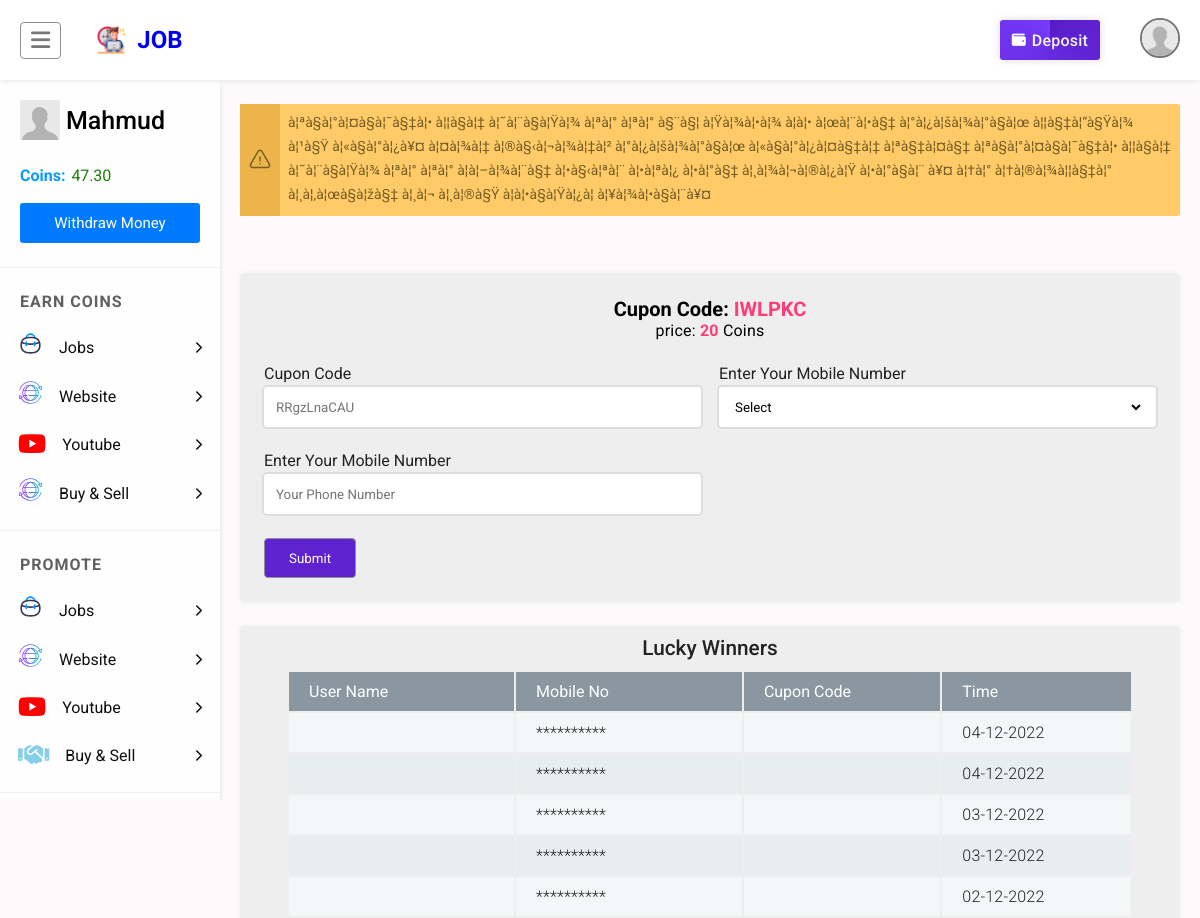
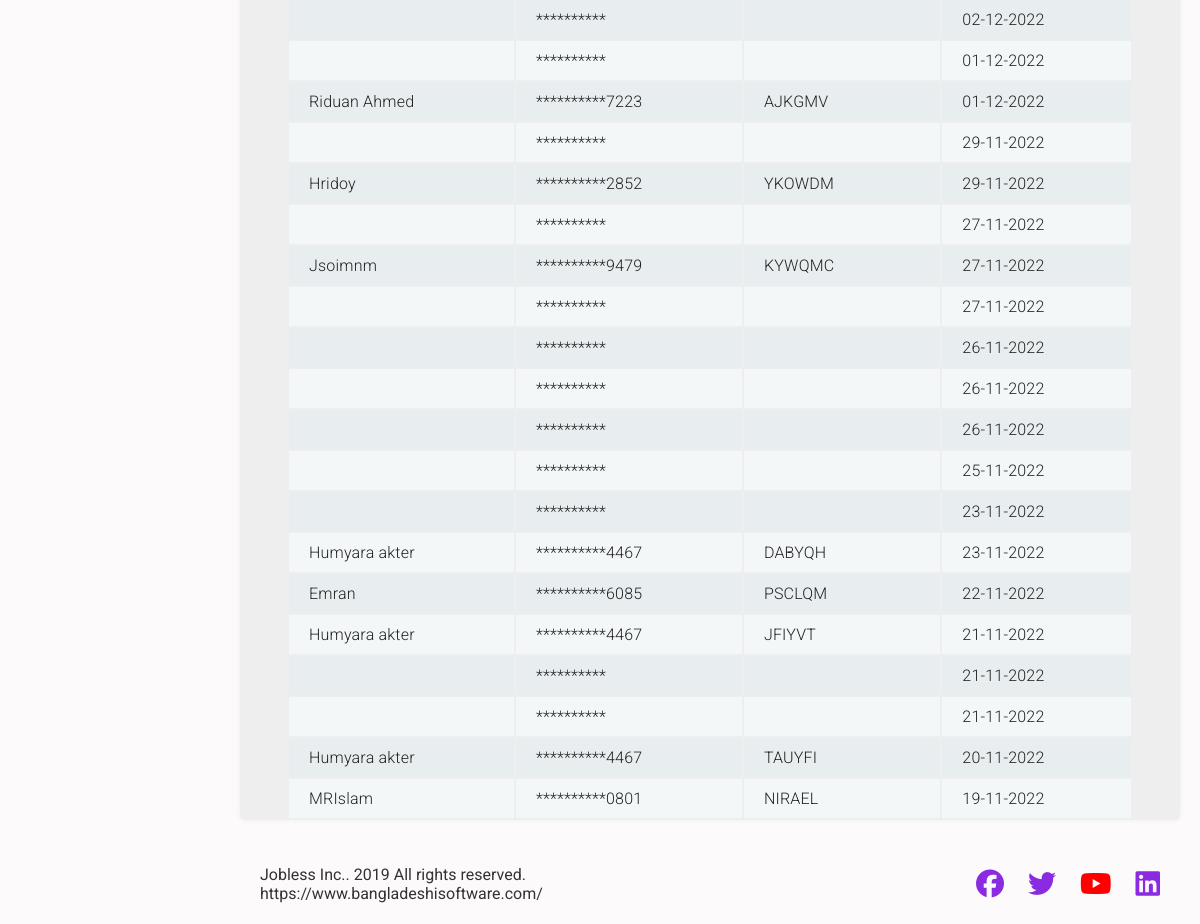
The app's page /gift-recharge.php (signed in) with its own data (2 pictures, top to bottom).
### tables this page shows
CREATE TABLE `users` (
  `id` int(11) UNSIGNED NOT NULL,
  `mobile` varchar(55) NOT NULL,
  `fullname` varchar(25) NOT NULL,
  `email` varchar(255) NOT NULL,
  `password` varchar(128) NOT NULL,
  `coins` decimal(10,2) NOT NULL DEFAULT 0.00,
  `image` varchar(999) NOT NULL,
  `totalarn` decimal(10,2) NOT NULL,
  `admin` smallint(3) UNSIGNED NOT NULL DEFAULT 0,
  `country` varchar(255) NOT NULL,
  `address` varchar(999) NOT NULL,
  `city` varchar(500) NOT NULL,
  `zipcod` varchar(50) NOT NULL,
  `datebirth` varchar(55) NOT NULL,
  `facebook` text NOT NULL,
  `twiter` varchar(999) NOT NULL,
  `reg_time` int(11) UNSIGNED NOT NULL DEFAULT 0,
  `last_activity` int(11) UNSIGNED NOT NULL DEFAULT 0,
  `ref` int(11) UNSIGNED NOT NULL DEFAULT 0,
  `reg_ip` varchar(64) NOT NULL DEFAULT '0',
  `log_ip` varchar(64) NOT NULL,
  `activate` varchar(32) NOT NULL DEFAULT '0',
  `disabled` smallint(1) UNSIGNED NOT NULL DEFAULT 0
);

CREATE TABLE `notice` (
  `id` int(11) NOT NULL,
  `name` varchar(255) NOT NULL,
  `notice` varchar(999) NOT NULL
);

CREATE TABLE `luckycupon` (
  `id` int(11) NOT NULL,
  `CuponCode` varchar(255) NOT NULL,
  `tim` int(11) NOT NULL,
  `louckyPrice` int(11) NOT NULL
);

CREATE TABLE `louckywinner` (
  `id` int(11) NOT NULL,
  `user_id` int(11) NOT NULL,
  `coupon` varchar(50) NOT NULL,
  `price` varchar(255) NOT NULL,
  `name` varchar(255) NOT NULL,
  `phone` varchar(255) NOT NULL,
  `tim` int(25) NOT NULL,
  `activity` int(11) NOT NULL
);

### system/include/int.php (called while the page is built, shortened)
<?php
	if(isset($_SESSION['User_Id'])){
		$is_online = true;
	}
?>

### system/include/libs/database/MySQLi.php (called while the page is built, shortened)
<?php
class MySQLConnection {
	private $sqlHost;
	private $sqlUser;
	private $sqlPassword;
	private $sqlDatabase;
	private $MySQLi = FALSE;
	public function __construct($sqlHost, $sqlUser, $sqlPassword, $sqlDatabase = FALSE) {
		$this->sqlHost = $sqlHost;
		$this->sqlUser = $sqlUser;
		$this->sqlPassword = $sqlPassword;
		$this->sqlDatabase = $sqlDatabase;
	}
	public function Connect() {
		$this->MySQLi = new mysqli($this->sqlHost, $this->sqlUser, $this->sqlPassword, $this->sqlDatabase);
		return $this->MySQLi;
	}
	public function Query($query, $unbuffered = false, $show_error = false) {
		$start = microtime(true);
		$query = $this->MySQLi->query($query, ($unbuffered ? MYSQLI_USE_RESULT : MYSQLI_STORE_RESULT));
		return $query;
	}
	public function FetchArray($result) {
		$result = $result->fetch_array();
		return $result;
	}
	public function QueryFetchArray($result)
	{
		$result = $this->Query($result, true);
		$result = $this->FetchArray($result);
		return $result;
	}
	public function QueryFetchArrayAll($result) {
		$result = $this->Query($result, true);
		$retval = array();
		while($row = $this->FetchArray($result)) {
			$retval[] = $row;
		}
		return $retval;
	}
}
?>

### system/functions.php (called while the page is built, shortened)
<?php
require_once"include/int.php";
function _getData($db,$queary){
    $data=$db->QueryFetchArray($queary);
    return  $data==null?0:$data;
}
function _getAllData($db,$queary){
    $data=$db->QueryFetchArrayAll($queary);
    return $data==null? 0:$data;
}
?>

### gift-recharge.php (the view, shortened to what this page needs)
<?php
	require_once"common/sidebar.php";
    $get=_getData($db,"SELECT * FROM luckycupon WHERE id =1");
?>
<div class="content">
    <div class="container">
        <div class="page_content">
            <div class="notify_wrapper">
                <div class="notify_icon">
                </div>
                <div class="notify_text">
                    <small><?php
               $d=_getData($db,"SELECT * FROM `notice` WHERE name='recharge'");
               echo $d['notice'];
                ?></small>
                </div>
            </div <br /><br />
            <br /><br />
            <div class="page_content">
                <div class="cf_wrapper">
                    <h6 class="text-primary" style="text-align: center;">Cupon Code: <span
                            style="color: #ff3c78;"><strong>
                                <?= $get['CuponCode'] ?>
                            </strong></span></h6>
                    <p class="text-primary" style="text-align: center;">price: <span style="color: #ff3c78;"><strong>
                                <?= $get['louckyPrice'] ?>
                            </strong></span> Coins</p>
                    <form action="" class="common_form">
                        <div class="form_item">
                            <label for="cupon_code"> Cupon Code </label>
                            <input type="text" id="cupon_code" placeholder="RRgzLnaCAU" required />
                        </div>
                        <div class="form_item">
                            <label for="phone_number"> Enter Your Mobile Number </label>
                            <select name="method" required id="select_payment_method" class="select">
                                <option id="0" selected disabled>Select</option>
                            </select>
                        </div>
                        <div class="form_item">
                            <label for="phone_number"> Enter Your Mobile Number </label>
                            <input type="text" id="phone_number" placeholder="Your Phone Number" required />
                        </div>
                        <div class="full_col">
                            <button onclick="sendCoupon()" type="button">Submit</button>
                        </div>
                    </form>
                </div>
                <div class="cf_wrapper" style="padding: 0px">
                    <div class="table_wrapper">
                        <div class="table">
                            <table>
                                <caption>
                                    Lucky Winners
                                </caption>
                                <thead>
                                    <tr>
                                        <th class="col">User Name</th>
                                        <th class="col">Mobile No</th>
                                        <th class="col">Cupon Code</th>
                                        <th class="col">Time</th>
                                    </tr>
                                </thead>
                                <tbody>
                                    <?php
                                $gt=_getAllData($db,"SELECT * FROM louckywinner ORDER BY id DESC LIMIT 25");
                                foreach($gt as $t){
                                ?>
                                    <tr>
                                        <td>
                                            <p><?= $t['name'] ?></p>
                                        </td>
                                        <td>
                                            <p><?php
                                         $lastTwoNumbers = substr($t['phone'], -4);
                                         $finalnumber='**********'.$lastTwoNumbers;
                                        echo $finalnumber;
                                         ?></p>
                                        </td>
                                        <td>
                                            <p><?= $t['coupon'] ?></p>
                                        </td>
                                        <td>
                                            <p><?= date("d-m-Y ", $t['tim']); ?></p>
                                        </td>
                                    </tr>
                                    <?php } ?>
                                </tbody>
                            </table>
                        </div>
                    </div>
                </div>
            </div>
        </div>
        <?php include"common/footer.php"; ?>

### common/sidebar.php (shortened to what this page needs)
<?php
	require_once"header.php";
?>
<main class="content_wrapper">
    <div class="sidebar_nav transparent_scrollbar">
        <div class="sidebar_nav_container">
            <ul class="sidebar_user_info">
                <div class="user_info_wrapper">
                    <img src="<?php
                    $d= $data['image'];
                    if(empty($d)){
                        echo "assets/images/anonymouse.jpg";
                    }else{
                        echo $d;
                    } ?>" alt="" />
                    <div class="user_details">
                        <h6 class="username">
                            <?php if($is_online){echo $data['fullname'];}else{ echo ' <span class="login_btn show_fsp" data-ref="login">Please Login</span>'; }?>
                        </h6>
                    </div>
                </div>
                <div class="coins">
                    <b>Coins:</b>
                    <span><?php echo $data['coins']?></span>
                </div>
                <div class="button">
                    <?php if($is_online){ ?>
                    <a href="withdraw">Withdraw Money</a>
                    <?php }else{ ?>
                    <a href="#">Withdraw Money</a>
                    <?php }?>
                </div>
            </ul>
            <ul>
                <h6 class="sidebar_nav_title">Earn Coins</h6>
                <li class="dropdown">
                    <a href="#" class="dropdown_toggler">
                        <span class="icon" style="color: #1da1f2">
                            <img src="assets/icons/work.svg" alt="" /> </span><span>Jobs</span>
                        <span class="chevron_right">
                            <i class="fa fa-chevron-right"></i>
                        </span>
                    </a>
                </li>
                <li class="dropdown">
                    <a href="#" class="dropdown_toggler">
                        <span class="icon" style="color: #1da1f2">
                            <img src="assets/icons/website.svg" alt="" />
                        </span>
                        <span>Website</span>
                        <span class="chevron_right">
                            <i class="fa fa-chevron-right"></i>
                        </span>
                    </a>
                </li>
                <li class="dropdown">
                    <a href="#" class="dropdown_toggler">
                        <span class="icon" style="color: red">
                            <i class="fab fa-youtube"></i>
                        </span>
                        <span>Youtube</span>
                        <span class="chevron_right">
                            <i class="fa fa-chevron-right"></i>
                        </span>
                    </a>
                </li>
                <li class="dropdown">
                    <a href="#" class="dropdown_toggler">
                        <span class="icon" style="color: #1da1f2">
                            <img src="assets/icons/website.svg" alt="" />
                        </span>
                        <span>Buy & Sell</span>
                        <span class="chevron_right">
                            <i class="fa fa-chevron-right"></i>
                        </span>
                    </a>
                </li>
            </ul>
            <ul>
                <h6 class="sidebar_nav_title">Promote</h6>
                <li class="dropdown">
                    <a href="#" class="dropdown_toggler">
                        <span class="icon" style="color: red">
                            <img src="assets/icons/work.svg" alt="" />
                        </span>
                        <span>Jobs</span>
                        <span class="chevron_right">
                            <i class="fa fa-chevron-right"></i>
                        </span>
                    </a>
                </li>
                <li class="dropdown">
                    <a href="#" class="dropdown_toggler">
                        <span class="icon" style="color: red">
                            <img src="assets/icons/website.svg" alt="" />
                        </span>
                        <span>Website</span>
                        <span class="chevron_right">
                            <i class="fa fa-chevron-right"></i>
                        </span>
                    </a>
                </li>
                <li class="dropdown">
                    <a href="#" class="dropdown_toggler">
                        <span class="icon" style="color: red">
                            <i class="fab fa-youtube"></i>
                        </span>
                        <span>Youtube</span>
                        <span class="chevron_right">
                            <i class="fa fa-chevron-right"></i>
                        </span>
                    </a>
                </li>
                <li class="dropdown">
                    <a href="#" class="dropdown_toggler">
                        <span class="icon" style="color: skyblue">
                            <i class="fa-solid fa-handshake"></i>
                        </span>
                        <span>Buy & Sell</span>
                        <span class="chevron_right">
                            <i class="fa fa-chevron-right"></i>
                        </span>
                    </a>
                </li>
            </ul>
            <ul>
            </ul>
        </div>
    </div>

### records on screen
users: fullname "Mahmud", coins "47.30"
notice: notice "à¦ªà§à¦°à¦¤à§à¦¯à§‡à¦• à¦¦à§à¦‡ à¦˜à¦¨à§à¦Ÿà¦¾ à¦ªà¦° à¦ªà¦° à§¨à§¦ à¦Ÿà¦¾à¦•à¦¾ à¦à¦• à¦œà¦¨à¦•à§‡ à¦°à¦¿à¦šà¦¾à¦°à§à¦œ à¦¦à§‡à¦“à§Ÿà¦¾ à¦¹à§Ÿ à¦«à§à¦°à¦¿à¥¤ à¦¤à¦¾à¦‡ à¦®à§‹à¦¬à¦¾à¦‡à¦² à¦°à¦¿à¦šà¦¾à¦°à§à¦œ à¦«à§à¦°à¦¿à¦¤à§‡à¦‡ à¦ªà§‡à¦¤à§‡ à¦ªà§à¦°à¦¤à§à¦¯à§‡à¦• à¦¦à§à¦‡ à¦˜à¦¨à§à¦Ÿà¦¾ à¦ªà¦° à¦ªà¦° à¦à¦–à¦¾à¦¨à§‡ à¦•à§‹à¦ªà¦¨ à¦•à¦ªà¦¿ à¦•à¦°à§‡ à¦¸à¦¾à¦¬à¦®à¦¿à¦Ÿ à¦•à¦°à§à¦¨ à¥¤ à¦†à¦° à¦†à¦®à¦¾à¦¦à§‡à¦° à¦¸à¦‚à¦œà§à¦žà§‡ à¦¸à¦¬ à¦¸à¦®à§Ÿ à¦à¦•à§à¦Ÿà¦¿à¦­ à¦¥à¦¾à¦•à§à¦¨à¥¤"
luckycupon: CuponCode "IWLPKC", louckyPrice "20"
louckywinner: phone "**********", tim "04-12-2022"
louckywinner: phone "**********", tim "04-12-2022"
louckywinner: phone "**********", tim "03-12-2022"
louckywinner: phone "**********", tim "03-12-2022"
louckywinner: phone "**********", tim "02-12-2022"
louckywinner: phone "**********", tim "02-12-2022"
louckywinner: phone "**********", tim "01-12-2022"
louckywinner: name "Riduan Ahmed", phone "**********7223", coupon "AJKGMV", tim "01-12-2022"
louckywinner: phone "**********", tim "29-11-2022"
louckywinner: name "Hridoy", phone "**********2852", coupon "YKOWDM", tim "29-11-2022"
louckywinner: phone "**********", tim "27-11-2022"
louckywinner: name "Jsoimnm", phone "**********9479", coupon "KYWQMC", tim "27-11-2022"
louckywinner: phone "**********", tim "27-11-2022"
louckywinner: phone "**********", tim "26-11-2022"
louckywinner: phone "**********", tim "26-11-2022"
louckywinner: phone "**********", tim "26-11-2022"
louckywinner: phone "**********", tim "25-11-2022"
louckywinner: phone "**********", tim "23-11-2022"
louckywinner: name "Humyara akter", phone "**********4467", coupon "DABYQH", tim "23-11-2022"
louckywinner: name "Emran", phone "**********6085", coupon "PSCLQM", tim "22-11-2022"
louckywinner: name "Humyara akter", phone "**********4467", coupon "JFIYVT", tim "21-11-2022"
louckywinner: phone "**********", tim "21-11-2022"
louckywinner: phone "**********", tim "21-11-2022"
louckywinner: name "Humyara akter", phone "**********4467", coupon "TAUYFI", tim "20-11-2022"
louckywinner: name "MRIslam", phone "**********0801", coupon "NIRAEL", tim "19-11-2022"

### other values on screen
$config['site_name'] "JOB"
$config['foder'] "Jobless Inc.. 2019 All rights reserved. https://www.bangladeshisoftware.com/"
